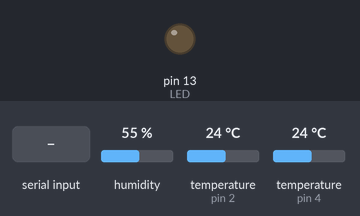
Recording of a sketch running on a simulated Arduino Uno, built with avr-gcc and run on an emulated ATmega328P. Shown: output pins drawn as LEDs (lit = HIGH). The inputs (shaded band) are chosen by the test bench; at power-on: humidity 55 %, temperature (sensors on pin 2, pin 4) 24 °C. What the sketch prints to the serial monitor is not drawn.

Above: at 2.5 s.
2.6 s: "a" received over the second serial link
At 3.7 s:
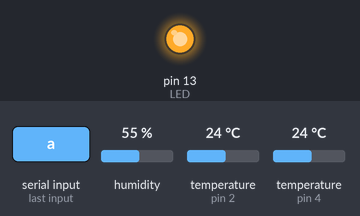
4.4 s: "A" received over the second serial link
At 6.1 s:
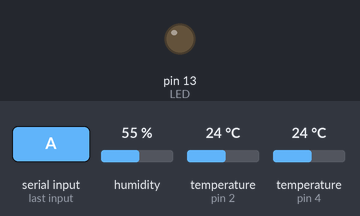
Timing chart, 0 to 7.6 s (numbered marks = the images above; inputs shaded):
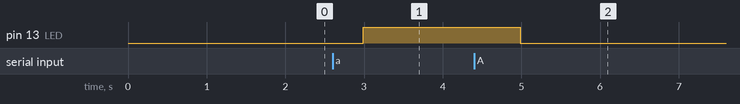

The sketch:

RF.ino
```cpp
/*  Example of temperature update via UART
     Cytron Arduino examples
     Tutorial: Wireless UART with Arduino and 433MHz or 434MHz module
     URL: http://tutorial.cytron.com.my/2014/05/15/wireless-uart-with-arduino-and-433mhz-or-434mhz-module/
     This example code uses software serial to receive and trasmit data from/to 433MHz 1KM wireless module, it can be used for 434Mhz 100m wireless module too
     The reason to use software serial is due to 1K series resistor on RX and TX pin of 433MHz (1KM) module and also hardware UART pin on Arduino.
     These resistors will cause the transmit to Arduino to fail, receiving data from Arduino and transmit out wirelessly is not issue.
     Of course, this example code can be used on 434MHz 100 meters wireless module.
     433MHz (1KM) wireless UART module: http://www.cytron.com.my/viewProduct.php?pcode=RF-UART-433-1KM&name=433MHz%20RF%20(UART)%20Transceiver%20Module-1km
     434MHz (100M) wireless UART module: http://www.cytron.com.my/viewProduct.php?pcode=RF-UART-434-100M&name=434MHz%20RF%20Transceiver%20Module%20(UART)-100m
     http://www.cytron.com.my
*/

#include <SoftwareSerial.h>
#include <OneWire.h>
#include <DallasTemperature.h>
#include "DHT.h"
#define DHTPIN 4     // Digital pin connected to the DHT sensor
#define DHTTYPE DHT11   // DHT 11
float temperature = 0.0;  //varaible to store temperature value
int LED = 13;  //LED on Arduino board
byte rx_data = 0; //variable to store receive data

SoftwareSerial mySerial(10, 11); // RX = pin D2, TX = pin D3

// Chân nối với Arduino
#define ONE_WIRE_BUS 2
//Thiết đặt thư viện onewire
OneWire oneWire(ONE_WIRE_BUS);
//Mình dùng thư viện DallasTemperature để đọc cho nhanh
DallasTemperature sensors(&oneWire);
DHT dht(DHTPIN, DHTTYPE);
void setup() {
  pinMode(LED, OUTPUT);
  mySerial.begin(9600); //initialize software UART for 9600bps
  sensors.begin();
  Serial.begin(9600);
  dht.begin();
}

void loop(){
   float h = dht.readHumidity();
  // Read temperature as Celsius (the default)
  float t = dht.readTemperature();
  // Read temperature as Fahrenheit (isFahrenheit = true)
  float f = dht.readTemperature(true);

  // Check if any reads failed and exit early (to try again).
  if (isnan(h) || isnan(t) || isnan(f)) {
    Serial.println(F("Failed to read from DHT sensor!"));
    return;
  }

  sensors.requestTemperatures();
  temperature = sensors.getTempCByIndex(0);
  //mySerial.print("Temperature = " );    //print string on Serial monitor
  mySerial.print(temperature);
  mySerial.print(' ');
  mySerial.print(t);
  mySerial.print(' ');
  mySerial.print(h);
  //mySerial.print(' ');
  //mySerial.write('*');  //degree symbol
  //mySerial.println('C');

  Serial.print("Temperature = " );    //print string on Serial monitor
  Serial.print(temperature);
  Serial.print(' ');
  Serial.write('*');  //degree symbol
  Serial.println('C');
  Serial.print(' ');
  Serial.print("Nd DHT = " );
  Serial.print(t);
  Serial.print(' ');
  Serial.print("Da DHT = " );
  Serial.print(h);
  delay(200);

  if(mySerial.available()) // check if UART receive data
  {
    rx_data = mySerial.read();  //store data received
    if(rx_data == 'a')  //if the character received is 'a'
    digitalWrite(LED, HIGH);
    else if ( rx_data == 'A') //if the character received is 'A'
    digitalWrite(LED, LOW);
  }
}
```

Measured:
- after the input at 2.6 s, pin 13 (LED): LOW → HIGH after 0.39 s
- after the input at 4.4 s, pin 13 (LED): HIGH → LOW after 0.59 s
